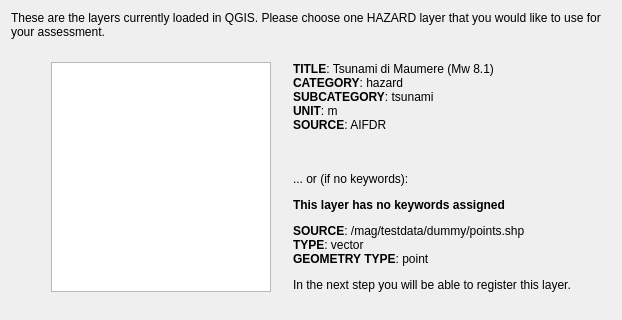
     <widget class="QWidget" name="pgF3aLayerTOC">
      <layout class="QVBoxLayout" name="verticalLayout_10">
       <item>
        <widget class="QLabel" name="lblSelectHazardLayer">
         <property name="styleSheet">
          <string notr="true"/>
         </property>
         <property name="text">
          <string>&lt;p&gt;These are the layers currently loaded in QGIS. Please choose one HAZARD layer that you would like to use for your assessment.&lt;/p&gt;</string>
         </property>
         <property name="alignment">
          <set>Qt::AlignLeading|Qt::AlignLeft|Qt::AlignTop</set>
         </property>
         <property name="wordWrap">
          <bool>true</bool>
         </property>
        </widget>
       </item>
       <item>
        <spacer name="verticalSpacer_31">
         <property name="orientation">
          <enum>Qt::Vertical</enum>
         </property>
         <property name="sizeType">
          <enum>QSizePolicy::Fixed</enum>
         </property>
         <property name="sizeHint" stdset="0">
          <size>
           <width>20</width>
           <height>17</height>
          </size>
         </property>
        </spacer>
       </item>
       <item>
        <layout class="QGridLayout" name="gridLayout_16">
         <item row="0" column="2">
          <spacer name="horizontalSpacer_35">
           <property name="orientation">
            <enum>Qt::Horizontal</enum>
           </property>
           <property name="sizeType">
            <enum>QSizePolicy::Fixed</enum>
           </property>
           <property name="sizeHint" stdset="0">
            <size>
             <width>16</width>
             <height>20</height>
            </size>
           </property>
          </spacer>
         </item>
         <item row="0" column="3">
          <widget class="QLabel" name="lblDescribeCanvasLayer">
           <property name="text">
            <string>&lt;html&gt;&lt;head/&gt;&lt;body&gt;&lt;p&gt;&lt;span style=&quot; font-weight:600;&quot;&gt;TITLE&lt;/span&gt;: Tsunami di Maumere (Mw 8.1)&lt;br/&gt;&lt;span style=&quot; font-weight:600;&quot;&gt;CATEGORY&lt;/span&gt;: hazard&lt;br/&gt;&lt;span style=&quot; font-weight:600;&quot;&gt;SUBCATEGORY&lt;/span&gt;: tsunami&lt;br/&gt;&lt;span style=&quot; font-weight:600;&quot;&gt;UNIT&lt;/span&gt;: m&lt;br/&gt;&lt;span style=&quot; font-weight:600;&quot;&gt;SOURCE&lt;/span&gt;: AIFDR &lt;br/&gt;&lt;br/&gt;&lt;/p&gt;&lt;p&gt;... or (if no keywords):&lt;/p&gt;&lt;p&gt;&lt;span style=&quot; font-weight:600;&quot;&gt;This layer has no keywords assigned&lt;/span&gt;&lt;/p&gt;&lt;p&gt;&lt;span style=&quot; font-weight:600;&quot;&gt;SOURCE&lt;/span&gt;: /mag/testdata/dummy/points.shp&lt;br/&gt;&lt;span style=&quot; font-weight:600;&quot;&gt;TYPE&lt;/span&gt;: vector&lt;br/&gt;&lt;span style=&quot; font-weight:600;&quot;&gt;GEOMETRY TYPE&lt;/span&gt;: point&lt;/p&gt;&lt;p&gt;In the next step you will be able to register this layer.&lt;/p&gt;&lt;/body&gt;&lt;/html&gt;</string>
           </property>
           <property name="alignment">
            <set>Qt::AlignLeading|Qt::AlignLeft|Qt::AlignTop</set>
           </property>
           <property name="wordWrap">
            <bool>true</bool>
           </property>
          </widget>
         </item>
         <item row="0" column="4">
          <spacer name="horizontalSpacer_37">
           <property name="orientation">
            <enum>Qt::Horizontal</enum>
           </property>
           <property name="sizeType">
            <enum>QSizePolicy::Fixed</enum>
           </property>
           <property name="sizeHint" stdset="0">
            <size>
             <width>40</width>
             <height>20</height>
            </size>
           </property>
          </spacer>
         </item>
         <item row="0" column="0">
          <spacer name="horizontalSpacer_36">
           <property name="orientation">
            <enum>Qt::Horizontal</enum>
           </property>
           <property name="sizeType">
            <enum>QSizePolicy::Fixed</enum>
           </property>
           <property name="sizeHint" stdset="0">
            <size>
             <width>40</width>
             <height>20</height>
            </size>
           </property>
          </spacer>
         </item>
         <item row="0" column="1">
          <widget class="QListWidget" name="lstCanvasLayers">
           <property name="enabled">
            <bool>true</bool>
           </property>
           <property name="sizePolicy">
            <sizepolicy hsizetype="Expanding" vsizetype="Expanding">
             <horstretch>0</horstretch>
             <verstretch>0</verstretch>
            </sizepolicy>
           </property>
           <property name="minimumSize">
            <size>
             <width>220</width>
             <height>100</height>
            </size>
           </property>
           <property name="maximumSize">
            <size>
             <width>220</width>
             <height>16777215</height>
            </size>
           </property>
          </widget>
         </item>
        </layout>
       </item>
       <item>
        <spacer name="verticalSpacer_29">
         <property name="orientation">
          <enum>Qt::Vertical</enum>
         </property>
         <property name="sizeType">
          <enum>QSizePolicy::Fixed</enum>
         </property>
         <property name="sizeHint" stdset="0">
          <size>
           <width>20</width>
           <height>17</height>
          </size>
         </property>
        </spacer>
       </item>
      </layout>
     </widget>
